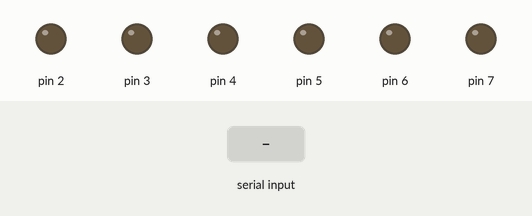
The sketch below on a simulated Arduino Uno, built with avr-gcc and run on an emulated ATmega328P. Shown: output pins drawn as LEDs (lit = HIGH). The inputs (shaded band) are chosen by the test bench.

Above: at 1.2 s.
1.3 s: "ON:1\n" received over Serial
At 2.1 s:
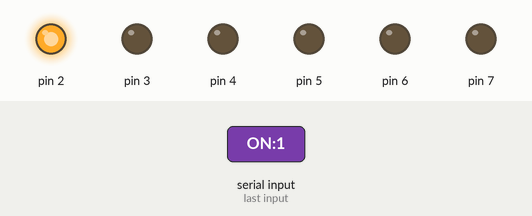
2.8 s: "OFF:1\n" received over Serial
At 3.3 s:
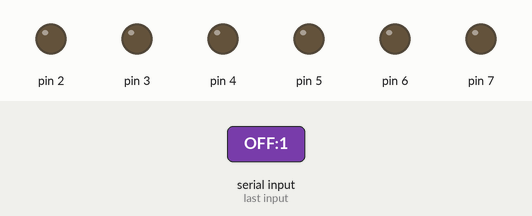
Timing chart, 0 to 5.8 s (numbered marks = the images above; inputs shaded):
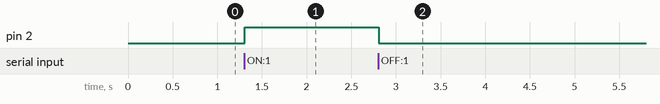

The sketch:

CFH_ControllerOLD_VER.ino
```cpp
String incomingString;
String command;
int argument;
int commandInt;
//служу советскому союзу 🫡
void setup() {
  pinMode(2, OUTPUT);
  pinMode(3, OUTPUT);
  pinMode(4, OUTPUT);
  pinMode(5, OUTPUT);
  pinMode(6, OUTPUT);
  pinMode(7, OUTPUT);

  Serial.begin(9600);
}

void loop() {
  if (Serial.available() > 0) {
    incomingString = Serial.readStringUntil('\n'); // Read the command until newline character
    parseCommand(incomingString);
  }
}

void parseCommand(String commandString) {
  int separatorIndex = commandString.indexOf(':'); // Find the separator character

  if (separatorIndex != -1) { // If separator found
    command = commandString.substring(0, separatorIndex); // Extract the command
    argument = commandString.substring(separatorIndex + 1).toInt(); // Extract the argument as an integer

    executeCommand();
  } else {
    // handle error if not an int !!
    commandInt = commandString.toInt();
    if (commandInt % 2){
      turnOffDevice(commandInt / 2);
    } else {
      turnOnDevice((commandInt + 1) / 2);
    }
  }
}

void executeCommand() {
  if (command == "ON") {
    turnOnDevice(argument);
  }
  else if (command == "OFF") {
    turnOffDevice(argument);
  }
  // Add more command cases as needed
}

void turnOnDevice(int deviceNumber) {
  // Perform actions to turn on the specified device
  digitalWrite(deviceNumber + 1, HIGH);
}

void turnOffDevice(int deviceNumber) {
  // Perform actions to turn off the specified device
  digitalWrite(deviceNumber + 1, LOW);
}
```

Measured:
- after the input at 1.3 s, pin 2: LOW → HIGH at once
- after the input at 2.8 s, pin 2: HIGH → LOW at once
